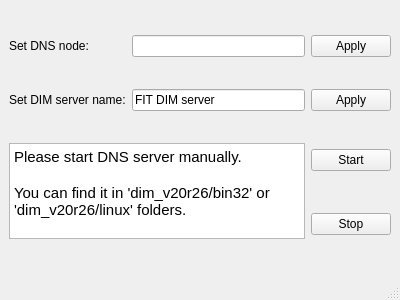
<?xml version="1.0" encoding="UTF-8"?>
<ui version="4.0">
 <class>MainWindow</class>
 <widget class="QMainWindow" name="MainWindow">
  <property name="geometry">
   <rect>
    <x>0</x>
    <y>0</y>
    <width>400</width>
    <height>300</height>
   </rect>
  </property>
  <property name="sizePolicy">
   <sizepolicy hsizetype="Fixed" vsizetype="Fixed">
    <horstretch>0</horstretch>
    <verstretch>0</verstretch>
   </sizepolicy>
  </property>
  <property name="windowTitle">
   <string>MainWindow</string>
  </property>
  <widget class="QWidget" name="centralwidget">
   <layout class="QGridLayout" name="gridLayout_2">
    <item row="0" column="0" rowspan="2">
     <layout class="QGridLayout" name="gridLayout">
      <item row="0" column="2">
       <widget class="QPushButton" name="setDnsButton">
        <property name="text">
         <string>Apply</string>
        </property>
        <property name="checkable">
         <bool>true</bool>
        </property>
        <property name="autoDefault">
         <bool>false</bool>
        </property>
        <property name="flat">
         <bool>false</bool>
        </property>
       </widget>
      </item>
      <item row="1" column="2">
       <widget class="QPushButton" name="setNameButton">
        <property name="text">
         <string>Apply</string>
        </property>
        <property name="checkable">
         <bool>true</bool>
        </property>
       </widget>
      </item>
      <item row="3" column="2">
       <widget class="QPushButton" name="stoButton">
        <property name="text">
         <string>Stop</string>
        </property>
       </widget>
      </item>
      <item row="0" column="1">
       <widget class="QLineEdit" name="lineEdit">
        <property name="text">
         <string/>
        </property>
       </widget>
      </item>
      <item row="2" column="2">
       <widget class="QPushButton" name="startbutton">
        <property name="text">
         <string>Start</string>
        </property>
       </widget>
      </item>
      <item row="1" column="0">
       <widget class="QLabel" name="label_2">
        <property name="text">
         <string>Set DIM server name:</string>
        </property>
       </widget>
      </item>
      <item row="0" column="0">
       <widget class="QLabel" name="label">
        <property name="text">
         <string>Set DNS node:</string>
        </property>
       </widget>
      </item>
      <item row="1" column="1">
       <widget class="QLineEdit" name="lineEdit_2">
        <property name="text">
         <string>FIT DIM server</string>
        </property>
       </widget>
      </item>
      <item row="2" column="0" rowspan="2" colspan="2">
       <widget class="QTextEdit" name="textEdit">
        <property name="html">
         <string>&lt;!DOCTYPE HTML PUBLIC &quot;-//W3C//DTD HTML 4.0//EN&quot; &quot;http://www.w3.org/TR/REC-html40/strict.dtd&quot;&gt;
&lt;html&gt;&lt;head&gt;&lt;meta name=&quot;qrichtext&quot; content=&quot;1&quot; /&gt;&lt;style type=&quot;text/css&quot;&gt;
p, li { white-space: pre-wrap; }
&lt;/style&gt;&lt;/head&gt;&lt;body style=&quot; font-family:'Cantarell'; font-size:11pt; font-weight:400; font-style:normal;&quot;&gt;
&lt;p style=&quot; margin-top:0px; margin-bottom:0px; margin-left:0px; margin-right:0px; -qt-block-indent:0; text-indent:0px;&quot;&gt;&lt;span style=&quot; font-family:'Ubuntu';&quot;&gt;Please start DNS server manually.&lt;/span&gt;&lt;/p&gt;
&lt;p style=&quot;-qt-paragraph-type:empty; margin-top:0px; margin-bottom:0px; margin-left:0px; margin-right:0px; -qt-block-indent:0; text-indent:0px; font-family:'Ubuntu';&quot;&gt;&lt;br /&gt;&lt;/p&gt;
&lt;p style=&quot; margin-top:0px; margin-bottom:0px; margin-left:0px; margin-right:0px; -qt-block-indent:0; text-indent:0px;&quot;&gt;&lt;span style=&quot; font-family:'Ubuntu';&quot;&gt;You can find it in 'dim_v20r26/bin32' or 'dim_v20r26/linux' folders.&lt;/span&gt;&lt;/p&gt;&lt;/body&gt;&lt;/html&gt;</string>
        </property>
       </widget>
      </item>
     </layout>
    </item>
   </layout>
  </widget>
  <widget class="QMenuBar" name="menubar">
   <property name="geometry">
    <rect>
     <x>0</x>
     <y>0</y>
     <width>400</width>
     <height>25</height>
    </rect>
   </property>
  </widget>
  <widget class="QStatusBar" name="statusbar"/>
 </widget>
 <resources/>
 <connections/>
</ui>
